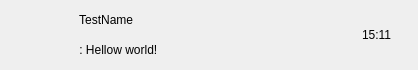
<?xml version="1.0" encoding="UTF-8"?>
<ui version="4.0">
 <class>ChatUserWid</class>
 <widget class="QWidget" name="ChatUserWid">
  <property name="geometry">
   <rect>
    <x>0</x>
    <y>0</y>
    <width>418</width>
    <height>70</height>
   </rect>
  </property>
  <property name="minimumSize">
   <size>
    <width>0</width>
    <height>60</height>
   </size>
  </property>
  <property name="maximumSize">
   <size>
    <width>16777215</width>
    <height>70</height>
   </size>
  </property>
  <property name="windowTitle">
   <string>Form</string>
  </property>
  <layout class="QHBoxLayout" name="horizontalLayout">
   <property name="spacing">
    <number>0</number>
   </property>
   <property name="leftMargin">
    <number>6</number>
   </property>
   <property name="topMargin">
    <number>0</number>
   </property>
   <property name="rightMargin">
    <number>6</number>
   </property>
   <property name="bottomMargin">
    <number>0</number>
   </property>
   <item>
    <widget class="QWidget" name="icon_wid" native="true">
     <property name="minimumSize">
      <size>
       <width>60</width>
       <height>60</height>
      </size>
     </property>
     <property name="maximumSize">
      <size>
       <width>60</width>
       <height>60</height>
      </size>
     </property>
     <layout class="QHBoxLayout" name="horizontalLayout_2">
      <property name="spacing">
       <number>0</number>
      </property>
      <property name="leftMargin">
       <number>0</number>
      </property>
      <property name="topMargin">
       <number>0</number>
      </property>
      <property name="rightMargin">
       <number>0</number>
      </property>
      <property name="bottomMargin">
       <number>0</number>
      </property>
      <item>
       <widget class="QLabel" name="icon_lb">
        <property name="text">
         <string/>
        </property>
       </widget>
      </item>
     </layout>
    </widget>
   </item>
   <item>
    <widget class="QWidget" name="user_info_wid" native="true">
     <property name="minimumSize">
      <size>
       <width>0</width>
       <height>60</height>
      </size>
     </property>
     <property name="maximumSize">
      <size>
       <width>16777215</width>
       <height>60</height>
      </size>
     </property>
     <layout class="QVBoxLayout" name="verticalLayout">
      <property name="spacing">
       <number>0</number>
      </property>
      <property name="leftMargin">
       <number>10</number>
      </property>
      <property name="topMargin">
       <number>0</number>
      </property>
      <property name="rightMargin">
       <number>10</number>
      </property>
      <property name="bottomMargin">
       <number>0</number>
      </property>
      <item>
       <widget class="QLabel" name="user_name_lb">
        <property name="text">
         <string> TestName</string>
        </property>
       </widget>
      </item>
      <item>
       <widget class="QLabel" name="user_chat_lb">
        <property name="text">
         <string> : Hellow world!</string>
        </property>
       </widget>
      </item>
     </layout>
    </widget>
   </item>
   <item>
    <widget class="QWidget" name="time_wid" native="true">
     <property name="minimumSize">
      <size>
       <width>60</width>
       <height>60</height>
      </size>
     </property>
     <property name="maximumSize">
      <size>
       <width>60</width>
       <height>60</height>
      </size>
     </property>
     <layout class="QVBoxLayout" name="verticalLayout_2">
      <property name="spacing">
       <number>0</number>
      </property>
      <property name="leftMargin">
       <number>10</number>
      </property>
      <property name="topMargin">
       <number>10</number>
      </property>
      <property name="rightMargin">
       <number>10</number>
      </property>
      <property name="bottomMargin">
       <number>10</number>
      </property>
      <item>
       <widget class="QLabel" name="time_lb">
        <property name="text">
         <string>15:11</string>
        </property>
       </widget>
      </item>
     </layout>
    </widget>
   </item>
  </layout>
 </widget>
 <resources/>
 <connections/>
</ui>
